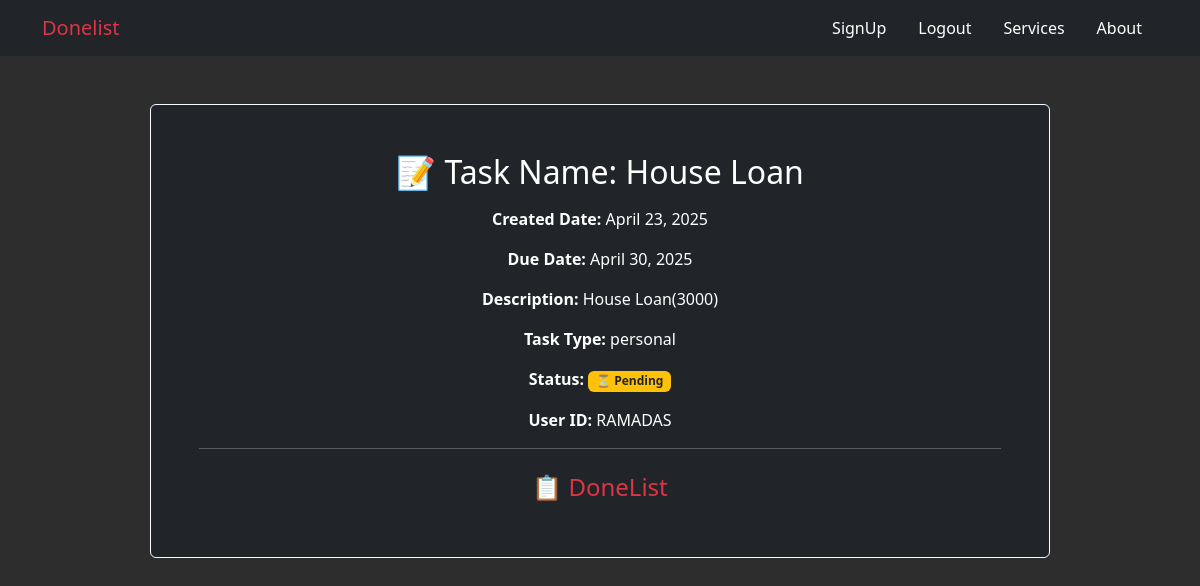
Page /taskdetail/4 (signed in) on the committed database.
### App/models.py (models this page shows, shortened)
class TaskModel(models.Model):
    taskname = models.CharField(max_length=100)
    created_date = models.DateField(auto_now_add=True)
    due_date = models.DateField()
    description = models.TextField(null=True,blank=True)
    category = [
        ('Work','Work'),
        ('Personal','Personal'),
        ('Urgent','Urgent')
    ]
    task_category = models.CharField(max_length=100,choices=category)
    completed_status = models.BooleanField(default=False)
    user_id = models.ForeignKey(User,on_delete=models.CASCADE)

### App/views.py (the view)
# urls.py: path('taskdetail/<int:id>',av.TaskDetailView.as_view(),name="detail"),
@method_decorator(decorator=is_user,name="dispatch")
class TaskDetailView(View):
    def get(self, request, **kwargs):
        id = kwargs.get('id')
        item = TaskModel.objects.get(id=id)
        return render(request, "taskdetail.html", {'item': item})

### App/views.py (called while the page is built)
def is_user(fn):
    def wrapper(request,*args,**kwargs):
        id = kwargs.get("id")
        item = TaskModel.objects.get(id=id)
        if item.user_id == request.user:
            return fn(request,**kwargs)
        return redirect("login")
    return wrapper

### App/templates/taskdetail.html
{% extends 'base.html' %}
{% block content %}
<div class="card text-center mt-5 w-75 mx-auto bg-dark text-white p-5 border border-light">
    <div class="my-auto">
        <h2 class="mb-3">📝 Task Name: {{ item.taskname }}</h2>
        <p><strong>Created Date:</strong> {{ item.created_date }}</p>
        <p><strong>Due Date:</strong> {{ item.due_date }}</p>
        <p><strong>Description:</strong> {{ item.description }}</p>
        <p><strong>Task Type:</strong> {{ item.task_category }}</p>
        <p>
            <strong>Status:</strong>
            {% if item.completed_status %}
                <span class="badge bg-success">✅ Completed</span>
            {% else %}
                <span class="badge bg-warning text-dark">⏳ Pending</span>
            {% endif %}
        </p>
        <p><strong>User ID:</strong> {{ item.user_id }}</p>
        <hr class="border-light">
        <h4 class="text-danger mt-4">📋 DoneList</h4>
    </div>
</div>
{% endblock %}

### App/templates/base.html (style rules this page uses)
body { background-color: #2d2d2d; background-image: url('https://www.transparenttextures.com/patterns/black-linen.png'); color: white; }

### rows in the picture
TaskModel: taskname "House Loan", created_date "April 23, 2025", due_date "April 30, 2025", description "House Loan(3000)", task_category "personal", user_id "RAMADAS"
